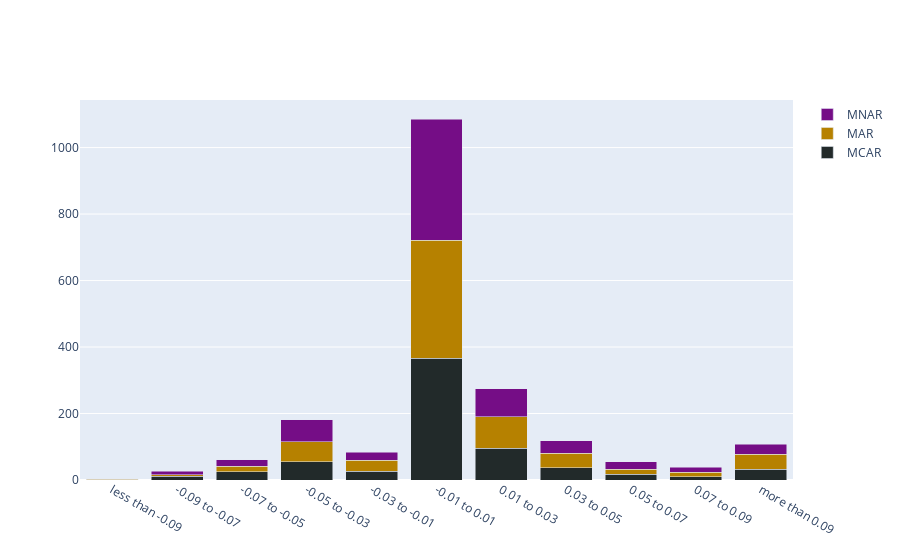

This figure's notebook cell:
### Code cell
quantiles = ['less than -0.09', '-0.09 to -0.07', '-0.07 to -0.05', '-0.05 to -0.03','-0.03 to -0.01', '-0.01 to 0.01', '0.01 to 0.03', '0.03 to 0.05', '0.05 to 0.07', '0.07 to 0.09', 'more than 0.09']


fig = go.Figure(data=[
    go.Bar(name='MCAR', x=quantiles, y=freq_001, marker_color='#222A2A'),
    go.Bar(name='MAR', x=quantiles, y=freq_01, marker_color='#B68100'),
    go.Bar(name='MNAR', x=quantiles, y=freq_03, marker_color='#750D86'),
])
# Change the bar mode
fig.update_layout(barmode='stack')
fig.show()
fig.write_image("binary_performance_difference_baseline_to_imputed_per_patt.pdf")

### Figure 1 — Plotly figure (JSON) as saved in the notebook; plotly's stock layout.template omitted (floating-point values rounded to 4 significant figures)
{"data": [{"marker": {"color": "#222A2A"}, "name": "MCAR", "type": "bar", "x": ["less than -0.09", "-0.09 to -0.07", "-0.07 to -0.05", "-0.05 to -0.03", "-0.03 to -0.01", "-0.01 to 0.01", "0.01 to 0.03", "0.03 to 0.05", "0.05 to 0.07", "0.07 to 0.09", "more than 0.09"], "y": [0, 11, 25, 55, 27, 367, 95, 37, 17, 10, 33]}, {"marker": {"color": "#B68100"}, "name": "MAR", "type": "bar", "x": ["less than -0.09", "-0.09 to -0.07", "-0.07 to -0.05", "-0.05 to -0.03", "-0.03 to -0.01", "-0.01 to 0.01", "0.01 to 0.03", "0.03 to 0.05", "0.05 to 0.07", "0.07 to 0.09", "more than 0.09"], "y": [2, 5, 17, 60, 32, 354, 95, 43, 16, 13, 44]}, {"marker": {"color": "#750D86"}, "name": "MNAR", "type": "bar", "x": ["less than -0.09", "-0.09 to -0.07", "-0.07 to -0.05", "-0.05 to -0.03", "-0.03 to -0.01", "-0.01 to 0.01", "0.01 to 0.03", "0.03 to 0.05", "0.05 to 0.07", "0.07 to 0.09", "more than 0.09"], "y": [2, 10, 19, 66, 24, 365, 85, 38, 22, 16, 31]}], "layout": {"barmode": "stack"}}
